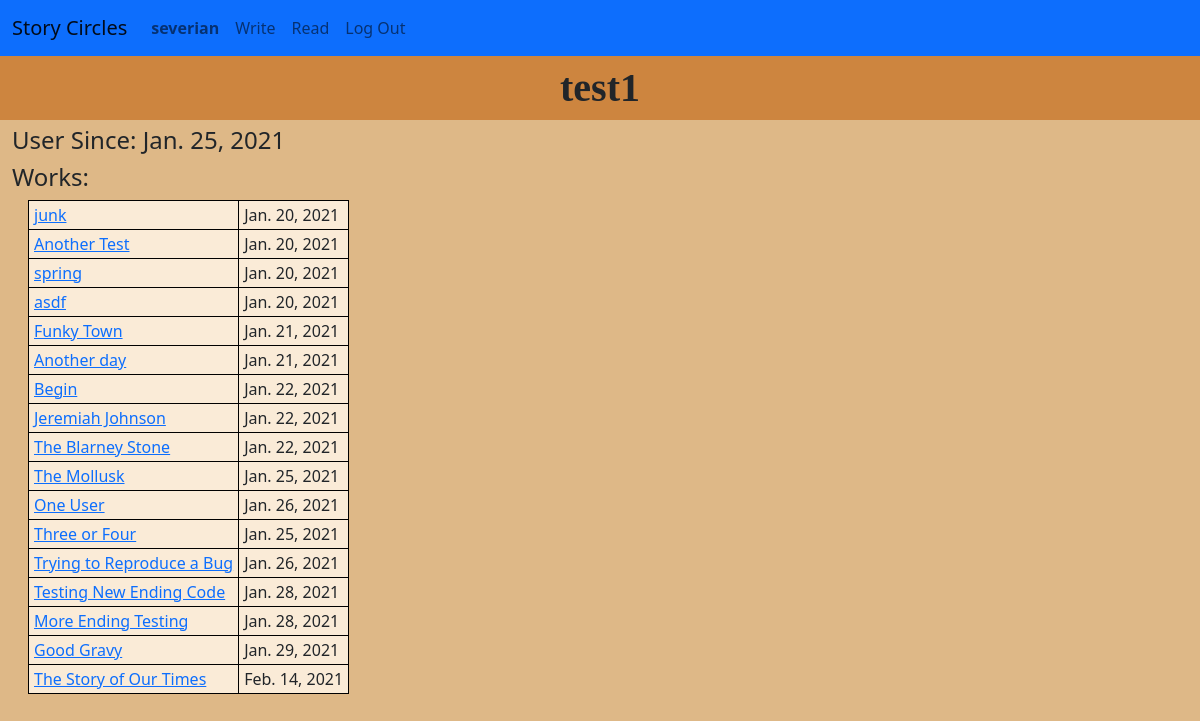
/circle/user/4 (signed in), run on the app's committed database.
### circle/models.py (models this page shows, shortened)
class User(AbstractUser):
    user_since = models.DateTimeField(blank=False, auto_now_add=True)
    liked_stories = models.ManyToManyField(
        "Story",
        related_name="liked_by",
        blank=True,
    )
    def get_absolute_url(self):
        return reverse('user', args=[self.pk])

class Story(models.Model):
    title = models.TextField(unique=True)
    authors = models.ManyToManyField(
        User,
        related_name="stories",
        blank=True
    )
    text = models.TextField()
    start_time = models.DateTimeField(blank=True, null=True)
    finish_time = models.DateTimeField(blank=True, null=True)
    finished = models.BooleanField(default=False)
    def get_absolute_url(self):
        if self.finished:
            return reverse('finished_story', args = [self.pk])
        else:
            return reverse('circle', args = [self.circle.pk])
    """ Return the text as html with "\n\n" converted to paragraph breaks """

### circle/views.py (the view)
# urls.py: path("user/<int:pk>", views.UserDetailView.as_view(), name="user"),
class UserDetailView(LoginRequiredMixin, DetailView):
    model = User
    context_object_name = 'detail_user'
    def get_context_data(self, **kwargs):
            context = super().get_context_data(**kwargs)
            context['stories'] = context['detail_user'].stories.filter(finished=True)
            return context

### circle/templates/circle/user_detail.html (shortened to what this page needs)
{% extends "circle/layout.html" %}
{% load static %}
{% block fullwidth %}
<h1 class="page-title">{{ detail_user.username }}</h1>
{% endblock %}
{% block body %}
<div class="col">
    <h4>User Since: {{ detail_user.user_since.date }}</h4>
    <h4>Works:</h4>
    {% include "circle/include/finished_story_table.html" %}
</div>
{% endblock %}

### circle/templates/circle/layout.html (shortened to what this page needs)
{% load static %}
<!DOCTYPE html>
<html lang="en">
    <head>
        <link href="https://cdn.jsdelivr.net/npm/bootstrap@5.0.0-beta1/dist/css/bootstrap.min.css" rel="stylesheet">
        <link href="{% static 'circle/styles.css' %}" rel="stylesheet">
    </head>
    <body>
        <nav class="navbar navbar-expand-md navbar-light bg-primary">
            <div class="container-fluid">
                <a class="navbar-brand" href="{% url 'index' %}">Story Circles</a>
                <div class="collapse navbar-collapse" id="navbarToggle">
                    <ul class="navbar-nav me-auto">
                        {% if user.is_authenticated %}
                        <li class="nav-item">
                            <a class="nav-link" id="current-user-nav" href="{{ user.get_absolute_url }}"><strong>{{ user.username }}</strong></a>
                        </li>
                        <li class="nav-item">
                            <a class="nav-link" id="write-nav" href="{% url 'index' %}">Write</a>
                        </li>
                        <li class="nav-item">
                            <a class="nav-link" id="read-nav" href="{% url 'finished_stories' %}">Read</a>
                        </li>
                        <li class="nav-item">
                            <a class="nav-link" href="{% url 'logout' %}">Log Out</a>
                        </li>
                        {% endif %}
                    </ul>
                </div>
            </div>
        </nav>
            {% block fullwidth %}
            {% endblock %}
            <div id="content-container" class="container-xxl d-flex flex-column h-100">
                <div id="content-row" class="row d-flex flex-fill">
                {% block body %}
                {% endblock %}
                </div>
            </div>
    </body>
</html>

### circle/templates/circle/include/finished_story_table.html
<table class="finished-story-table">
    {% for story in stories %}
    <tr>
        <td class="finished-story-title">
            <a href="{{ story.get_absolute_url }}">{{ story.title }}</a>
        </td>
        <td class="finished-story-date">
            {{ story.finish_time.date }}
        </td>
    </tr>
    {% endfor %}
</table>

### circle/static/circle/styles.css (style rules this page uses)
html, body { height: 100%; }
.flex-fill { flex: 1; }
body { background-color: BurlyWood; }
h1 { margin-top: 0.5rem; text-align: center; font-weight: bold; font-family: "Times New Roman", serif; }
.page-title { background-color: Peru; margin: 0; padding: 0.5rem; }
h4 { margin-top: 0.25em; }
table { background-color: AntiqueWhite; border-collapse: collapse; margin-left: 1rem; }
table, th, td { border: 1px solid black; padding: 2px 5px; }

### data on the page
User: username "severian"
User: username "test1", user_since "Jan. 25, 2021"
Story: title "junk", finish_time "Jan. 20, 2021"
Story: title "Another Test", finish_time "Jan. 20, 2021"
Story: title "spring", finish_time "Jan. 20, 2021"
Story: title "asdf", finish_time "Jan. 20, 2021"
Story: title "Funky Town", finish_time "Jan. 21, 2021"
Story: title "Another day", finish_time "Jan. 21, 2021"
Story: title "Begin", finish_time "Jan. 22, 2021"
Story: title "Jeremiah Johnson", finish_time "Jan. 22, 2021"
Story: title "The Blarney Stone", finish_time "Jan. 22, 2021"
Story: title "The Mollusk", finish_time "Jan. 25, 2021"
Story: title "One User", finish_time "Jan. 26, 2021"
Story: title "Three or Four", finish_time "Jan. 25, 2021"
Story: title "Trying to Reproduce a Bug", finish_time "Jan. 26, 2021"
Story: title "Testing New Ending Code", finish_time "Jan. 28, 2021"
Story: title "More Ending Testing", finish_time "Jan. 28, 2021"
Story: title "Good Gravy", finish_time "Jan. 29, 2021"
Story: title "The Story of Our Times", finish_time "Feb. 14, 2021"
